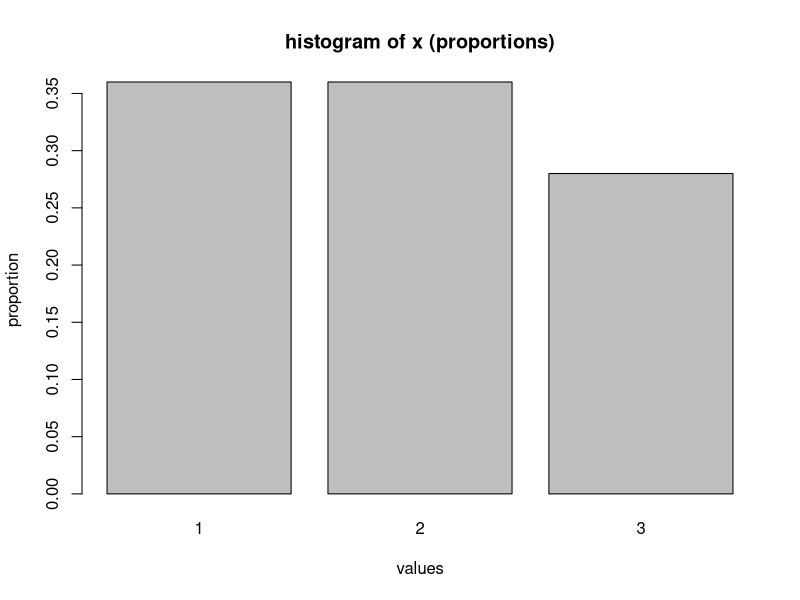

Generate this figure with R:
yXX <- data.frame(Entanglement.Score=sample.int(3,size=200,replace=TRUE)) # make random data

plot.EntangProp <- function(df){
  barplot(height = table(factor(df$Entanglement.Score, levels=min(df$Entanglement.Score):max(df$Entanglement.Score)))/length(df$Entanglement.Score),
          ylab = "proportion",
          xlab = "values",
          main = "histogram of x (proportions)") 
}

plot.EntangProp(yXX)


fun.add5 <- function(x){
  output <- x + 5
  return(output)
}